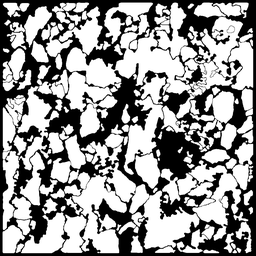
#> input picture data/yashi_qscan/Bitwiseand_test.png, 256 x 256 px, shrunk from 1001 x 1001 before the run, found by its file name
$ python watershed_segmentation.py   (older library calls are emulated)
#> lines starting #> are read from the running program, lines starting #| are printed output that depends on the picture; after the words box and inside, x2 and y2 are one past the last pixel; in counts of white or black regions, pixels touching at a corner belong together
# -*- coding: utf-8 -*-
# @Time : 2020/4/5 下午3:55
# @Author : LuoLu
# @FileName: watershed_segmentation.py
# @Software: PyCharm
# @Github ：https://github.com/luolugithub
# @E-mail ：argluolu@gmail.com

import numpy as np
import cv2
import matplotlib.pyplot as plt
from skimage.morphology import watershed
from scipy import ndimage as ndi
from skimage.feature import peak_local_max
from skimage.filters import threshold_local
from PIL import Image

img = cv2.imread('/home/luolu/PycharmProjects/ParticleDetection/data/yashi_qscan/Bitwiseand_test.png', 0)
#> img is the input picture: shape (256, 256); min 0, max 255, mean 152.2

# '''Adaptive thersholding
#    calculates thresholds in regions of size block_size surrounding each pixel
#    to handle the non-uniform background'''
# block_size = 31
# adaptive_thresh = threshold_local(img, block_size)  # , offset=10)
# binary_adaptive = img > adaptive_thresh

# gray = cv2.cvtColor(img, cv2.COLOR_BGR2GRAY)
ret, binary_ = cv2.threshold(img, 0, 255, cv2.THRESH_BINARY | cv2.THRESH_TRIANGLE)
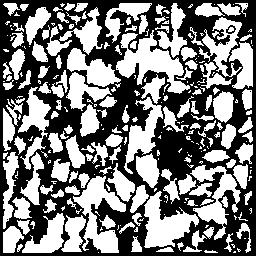
#> binary_: shape (256, 256); 48.7% white; 269 white regions (123 under 20 px), largest, box (x1, y1, x2, y2) and area: (116, 30, 190, 94) 1936, (73, 176, 126, 253) 1672, (144, 191, 199, 248) 1561
#> ret = 247
# cv2.imwrite('/home/luolu/PycharmProjects/ParticleDetection/data/image/binary_37.png', Image.fromarray(
# binary_adaptive))


kernel = cv2.getStructuringElement(cv2.MORPH_ELLIPSE, (5, 5))
opening = cv2.morphologyEx(binary_, cv2.MORPH_OPEN, kernel, iterations=2)
#> opening: shape (256, 256); 29.7% white; 63 white regions, largest, box (x1, y1, x2, y2) and area: (145, 195, 193, 248) 1413, (117, 38, 183, 77) 1390, (77, 176, 126, 212) 815

sure_bg = cv2.dilate(opening, kernel, iterations=2)  # sure background area
#> sure_bg: shape (256, 256); 56.1% white; 12 black regions (6 under 20 px), largest, box (x1, y1, x2, y2) and area: (0, 0, 256, 256) 27878, (89, 31, 134, 66) 549, (75, 240, 103, 256) 161, (86, 98, 99, 108) 53, (13, 245, 27, 256) 41, (53, 252, 68, 256) 36
sure_fg = cv2.erode(opening, kernel, iterations=2)  # sure foreground area
#> sure_fg: shape (256, 256); 8.7% white; 74 white regions (26 under 20 px), largest, box (x1, y1, x2, y2) and area: (149, 199, 189, 244) 713, (121, 42, 179, 73) 614, (29, 219, 60, 249) 270
unknown = cv2.subtract(sure_bg, sure_fg)  # unknown area
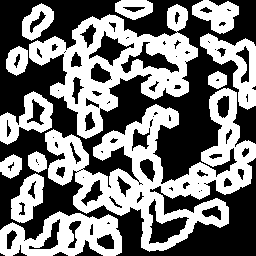
#> unknown: shape (256, 256); 47.4% white; 13 white regions, largest, box (x1, y1, x2, y2) and area: (45, 88, 256, 252) 11983, (29, 4, 198, 139) 8323, (0, 211, 122, 256) 3205
# cv2.imshow('unknown', unknown)

# Perform the distance transform algorithm
dist_transform = cv2.distanceTransform(opening, cv2.DIST_L1, 5)

# Calculate Euclidean distance
distance = ndi.distance_transform_edt(img)
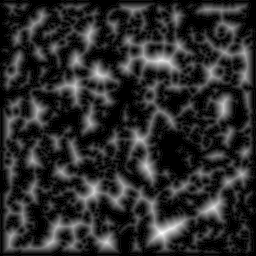
#> distance: shape (256, 256) float64; min 0, max 14.42, mean 2.53; drawn with min black and max white

# Find local maxima of the distance map
local_maxi = peak_local_max(dist_transform, labels=img, footprint=np.ones((51, 51)), indices=False)
#> local_maxi: shape (256, 256) bool; 2.9% white in thin lines or dots
# Label the maxima
markers = ndi.label(local_maxi)[0]
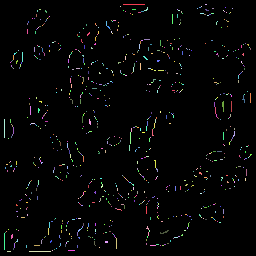
#> markers: shape (256, 256) int32; 895 distinct labels, from 0 to 894; one colour per label, 0 black

''' Watershed algorithm
    The option watershed_line=True leave a one-pixel wide line
    with label 0 separating the regions obtained by the watershed algorithm '''
labels = watershed(-dist_transform, markers, watershed_line=True, connectivity=8)
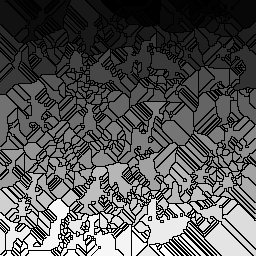
#> labels: shape (256, 256) int32; min 0, max 894, mean 310.2; drawn with min black and max white

# Plot the result
print(type(labels))
#| <class 'numpy.ndarray'>
print(labels.shape)
#| (256, 256)
plt.imshow(img, cmap='gray')
plt.imshow(labels == 0, alpha=0.3, cmap='Reds')
plt.show()
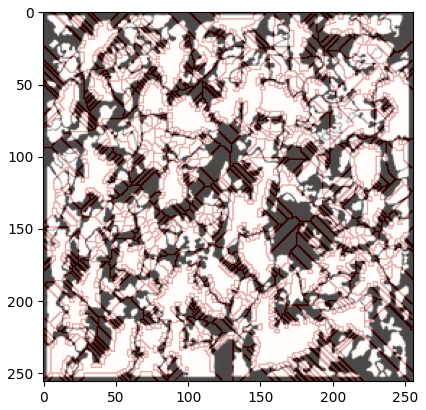
#> figure drawn by matplotlib, 1 panel

img = Image.fromarray(labels == 0)
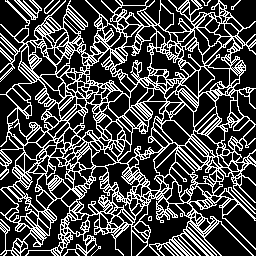
#> img: PIL image 256x256 1; 28.4% white in thin lines or dots
img.save('/home/luolu/PycharmProjects/ParticleDetection/data/yashi_qscan/wline_test_bw.png')
